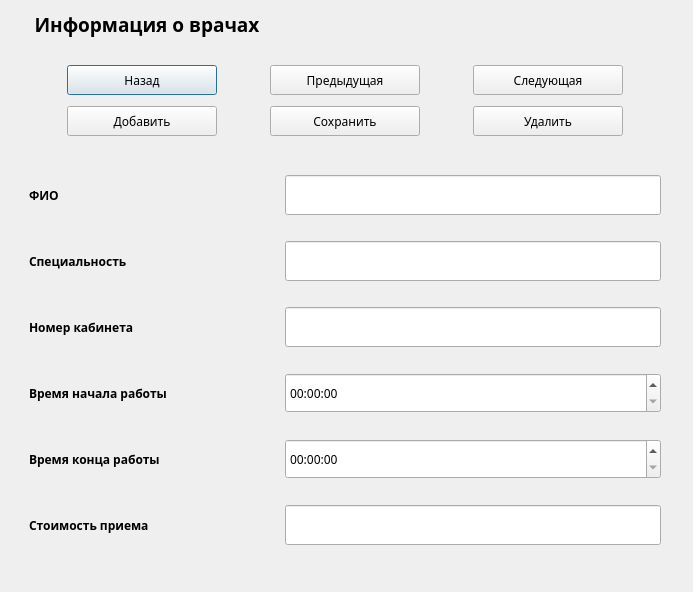
<?xml version="1.0" encoding="UTF-8"?>
<ui version="4.0">
 <class>doctorslist</class>
 <widget class="QDialog" name="doctorslist">
  <property name="geometry">
   <rect>
    <x>0</x>
    <y>0</y>
    <width>693</width>
    <height>592</height>
   </rect>
  </property>
  <property name="font">
   <font>
    <family>Gargi</family>
   </font>
  </property>
  <property name="windowTitle">
   <string>Список врачей</string>
  </property>
  <widget class="QFrame" name="frame">
   <property name="geometry">
    <rect>
     <x>20</x>
     <y>150</y>
     <width>650</width>
     <height>421</height>
    </rect>
   </property>
   <property name="maximumSize">
    <size>
     <width>650</width>
     <height>16777215</height>
    </size>
   </property>
   <layout class="QGridLayout" name="gridLayout_3">
    <property name="verticalSpacing">
     <number>10</number>
    </property>
    <item row="5" column="1">
     <widget class="QTimeEdit" name="teEndTime_3">
      <property name="minimumSize">
       <size>
        <width>0</width>
        <height>40</height>
       </size>
      </property>
     </widget>
    </item>
    <item row="5" column="0">
     <widget class="QLabel" name="lbEndTime_3">
      <property name="minimumSize">
       <size>
        <width>250</width>
        <height>40</height>
       </size>
      </property>
      <property name="maximumSize">
       <size>
        <width>300</width>
        <height>16777215</height>
       </size>
      </property>
      <property name="font">
       <font>
        <family>Gargi</family>
        <weight>75</weight>
        <bold>true</bold>
       </font>
      </property>
      <property name="text">
       <string>Время конца работы</string>
      </property>
     </widget>
    </item>
    <item row="6" column="1">
     <widget class="QLineEdit" name="leCost_3">
      <property name="minimumSize">
       <size>
        <width>0</width>
        <height>40</height>
       </size>
      </property>
     </widget>
    </item>
    <item row="2" column="1">
     <widget class="QLineEdit" name="leSpecialization_3">
      <property name="minimumSize">
       <size>
        <width>0</width>
        <height>40</height>
       </size>
      </property>
     </widget>
    </item>
    <item row="4" column="1">
     <widget class="QTimeEdit" name="teStartTime_3">
      <property name="minimumSize">
       <size>
        <width>0</width>
        <height>40</height>
       </size>
      </property>
     </widget>
    </item>
    <item row="6" column="0">
     <widget class="QLabel" name="lbCost_3">
      <property name="minimumSize">
       <size>
        <width>250</width>
        <height>40</height>
       </size>
      </property>
      <property name="maximumSize">
       <size>
        <width>300</width>
        <height>16777215</height>
       </size>
      </property>
      <property name="font">
       <font>
        <family>Gargi</family>
        <weight>75</weight>
        <bold>true</bold>
       </font>
      </property>
      <property name="text">
       <string>Стоимость приема</string>
      </property>
     </widget>
    </item>
    <item row="1" column="1">
     <widget class="QLineEdit" name="leFio_3">
      <property name="minimumSize">
       <size>
        <width>0</width>
        <height>40</height>
       </size>
      </property>
     </widget>
    </item>
    <item row="4" column="0">
     <widget class="QLabel" name="lbStartTime_3">
      <property name="minimumSize">
       <size>
        <width>250</width>
        <height>40</height>
       </size>
      </property>
      <property name="maximumSize">
       <size>
        <width>300</width>
        <height>16777215</height>
       </size>
      </property>
      <property name="font">
       <font>
        <family>Gargi</family>
        <weight>75</weight>
        <bold>true</bold>
       </font>
      </property>
      <property name="text">
       <string>Время начала работы</string>
      </property>
     </widget>
    </item>
    <item row="3" column="1">
     <widget class="QLineEdit" name="leCabinetNumber_3">
      <property name="minimumSize">
       <size>
        <width>0</width>
        <height>40</height>
       </size>
      </property>
     </widget>
    </item>
    <item row="1" column="0">
     <widget class="QLabel" name="lbFio_3">
      <property name="minimumSize">
       <size>
        <width>250</width>
        <height>40</height>
       </size>
      </property>
      <property name="maximumSize">
       <size>
        <width>300</width>
        <height>16777215</height>
       </size>
      </property>
      <property name="font">
       <font>
        <family>Gargi</family>
        <weight>75</weight>
        <bold>true</bold>
       </font>
      </property>
      <property name="text">
       <string>ФИО</string>
      </property>
     </widget>
    </item>
    <item row="2" column="0">
     <widget class="QLabel" name="lbSpecialization_5">
      <property name="minimumSize">
       <size>
        <width>250</width>
        <height>40</height>
       </size>
      </property>
      <property name="maximumSize">
       <size>
        <width>300</width>
        <height>16777215</height>
       </size>
      </property>
      <property name="font">
       <font>
        <family>Gargi</family>
        <weight>75</weight>
        <bold>true</bold>
       </font>
      </property>
      <property name="text">
       <string>Специальность</string>
      </property>
     </widget>
    </item>
    <item row="3" column="0">
     <widget class="QLabel" name="lbSpecialization_6">
      <property name="minimumSize">
       <size>
        <width>250</width>
        <height>40</height>
       </size>
      </property>
      <property name="maximumSize">
       <size>
        <width>300</width>
        <height>16777215</height>
       </size>
      </property>
      <property name="font">
       <font>
        <family>Gargi</family>
        <weight>75</weight>
        <bold>true</bold>
       </font>
      </property>
      <property name="text">
       <string>Номер кабинета</string>
      </property>
     </widget>
    </item>
   </layout>
  </widget>
  <widget class="QLabel" name="lbFio_4">
   <property name="geometry">
    <rect>
     <x>26</x>
     <y>9</y>
     <width>242</width>
     <height>31</height>
    </rect>
   </property>
   <property name="maximumSize">
    <size>
     <width>16777215</width>
     <height>50</height>
    </size>
   </property>
   <property name="font">
    <font>
     <family>Gargi</family>
     <pointsize>14</pointsize>
     <weight>75</weight>
     <bold>true</bold>
    </font>
   </property>
   <property name="text">
    <string>Информация о врачах</string>
   </property>
   <property name="alignment">
    <set>Qt::AlignCenter</set>
   </property>
  </widget>
  <widget class="QWidget" name="">
   <property name="geometry">
    <rect>
     <x>20</x>
     <y>60</y>
     <width>651</width>
     <height>81</height>
    </rect>
   </property>
   <layout class="QGridLayout" name="gridLayout">
    <item row="0" column="0">
     <widget class="QPushButton" name="btnBack">
      <property name="minimumSize">
       <size>
        <width>150</width>
        <height>30</height>
       </size>
      </property>
      <property name="maximumSize">
       <size>
        <width>150</width>
        <height>30</height>
       </size>
      </property>
      <property name="text">
       <string>Назад</string>
      </property>
     </widget>
    </item>
    <item row="0" column="1">
     <widget class="QPushButton" name="btnPrevious">
      <property name="minimumSize">
       <size>
        <width>150</width>
        <height>30</height>
       </size>
      </property>
      <property name="maximumSize">
       <size>
        <width>150</width>
        <height>30</height>
       </size>
      </property>
      <property name="text">
       <string>Предыдущая</string>
      </property>
     </widget>
    </item>
    <item row="0" column="2">
     <widget class="QPushButton" name="btnNext">
      <property name="minimumSize">
       <size>
        <width>150</width>
        <height>30</height>
       </size>
      </property>
      <property name="maximumSize">
       <size>
        <width>150</width>
        <height>30</height>
       </size>
      </property>
      <property name="text">
       <string>Следующая</string>
      </property>
     </widget>
    </item>
    <item row="1" column="0">
     <widget class="QPushButton" name="btnAdd">
      <property name="minimumSize">
       <size>
        <width>150</width>
        <height>30</height>
       </size>
      </property>
      <property name="maximumSize">
       <size>
        <width>150</width>
        <height>30</height>
       </size>
      </property>
      <property name="text">
       <string>Добавить</string>
      </property>
     </widget>
    </item>
    <item row="1" column="1">
     <widget class="QPushButton" name="btnSave">
      <property name="minimumSize">
       <size>
        <width>150</width>
        <height>30</height>
       </size>
      </property>
      <property name="maximumSize">
       <size>
        <width>150</width>
        <height>30</height>
       </size>
      </property>
      <property name="text">
       <string>Сохранить</string>
      </property>
     </widget>
    </item>
    <item row="1" column="2">
     <widget class="QPushButton" name="btnDel">
      <property name="minimumSize">
       <size>
        <width>150</width>
        <height>30</height>
       </size>
      </property>
      <property name="maximumSize">
       <size>
        <width>150</width>
        <height>30</height>
       </size>
      </property>
      <property name="text">
       <string>Удалить</string>
      </property>
     </widget>
    </item>
   </layout>
  </widget>
 </widget>
 <resources/>
 <connections/>
</ui>
